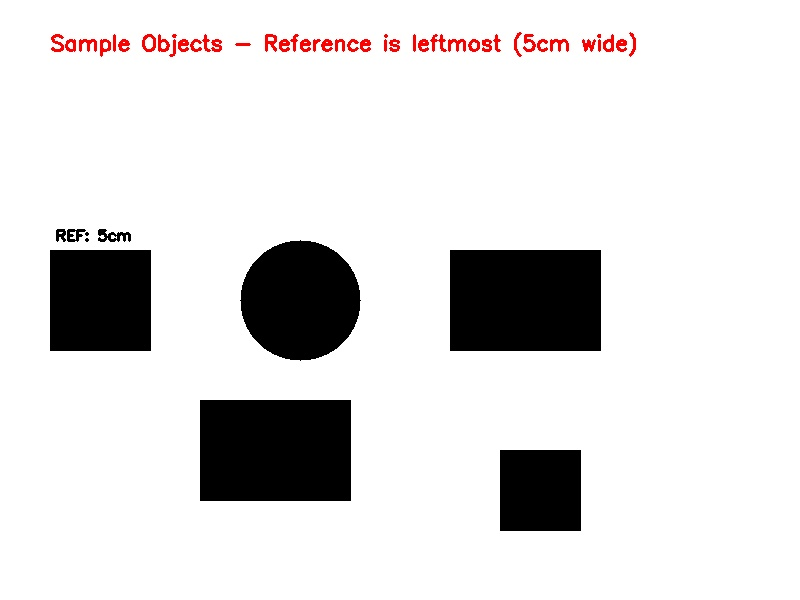
#> input picture example_objects.jpg, 800 x 600 px, given in place of test.png, which was not available
$ python size_measurement.py
#> lines starting #> are read from the running program, lines starting #| are printed output that depends on the picture; after the words box and inside, x2 and y2 are one past the last pixel; in counts of white or black regions, pixels touching at a corner belong together; pictures that were not available may be replaced by others from this repository, and a replacement may not be noted
#!/usr/bin/env python3
"""
Object Size Measurement using OpenCV
This script measures object dimensions in an image using contour detection
and reference calibration.
"""

# import the necessary packages
from scipy.spatial import distance as dist
from imutils import perspective
from imutils import contours
import numpy as np
import imutils
import cv2


# Constants
# Pixels per metric ratio - needs to be calibrated based on reference object
# This represents the number of pixels per inch in the reference setup
PIXELS_PER_METRIC = 116
# Conversion factor from inches to millimeters
INCH_TO_MM = 25.4

# Standard object size thresholds (in millimeters)
SIZE_25MM_MIN = 23.9
SIZE_25MM_MAX = 26.0
SIZE_21MM_MAX = 21.6
SIZE_17MM_MIN = 16.2
SIZE_8MM_MAX = 8.3
SIZE_8MM_MIN = 7.0

# Text display constants
TEXT_FONT = cv2.FONT_HERSHEY_SIMPLEX
TEXT_SCALE = 0.60
TEXT_COLOR = (0, 0, 220)
TEXT_THICKNESS = 1
TEXT_OFFSET_X_LEFT = -15
TEXT_OFFSET_Y_TOP = -10
TEXT_OFFSET_X_RIGHT = 10


# For finding midpoint
def midpoint(ptA, ptB):
    return ((ptA[0] + ptB[0]) * 0.5, (ptA[1] + ptB[1]) * 0.5)


def main():
    # cap = cv2.VideoCapture(0)
    cv2.namedWindow("Size Of Object", cv2.WINDOW_NORMAL)
    image = cv2.imread("test.png")
#> image is the input picture: shape (600, 800, 3); mean B, G, R 221.6, 221.6, 223.2

    if image is None:
        print("Error: Could not load image 'test.png'. Please provide a test image.")
        return

    while True:
        try:
            # ret, image = cap.read()
            # roi = image1[90:320, 200:420]
            gray = cv2.cvtColor(image, cv2.COLOR_BGR2GRAY)
            gray = cv2.GaussianBlur(gray, (7, 7), 0)
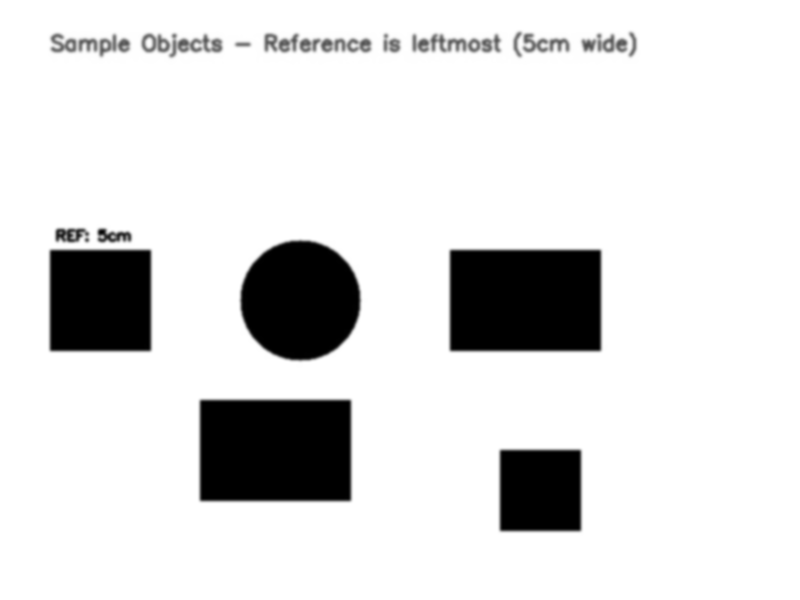
#> gray: shape (600, 800); min 0, max 255, mean 222.1
            # perform edge detection, then perform a dilation + erosion to
            # close gaps in between object edges
            edged = cv2.Canny(gray, 50, 100)
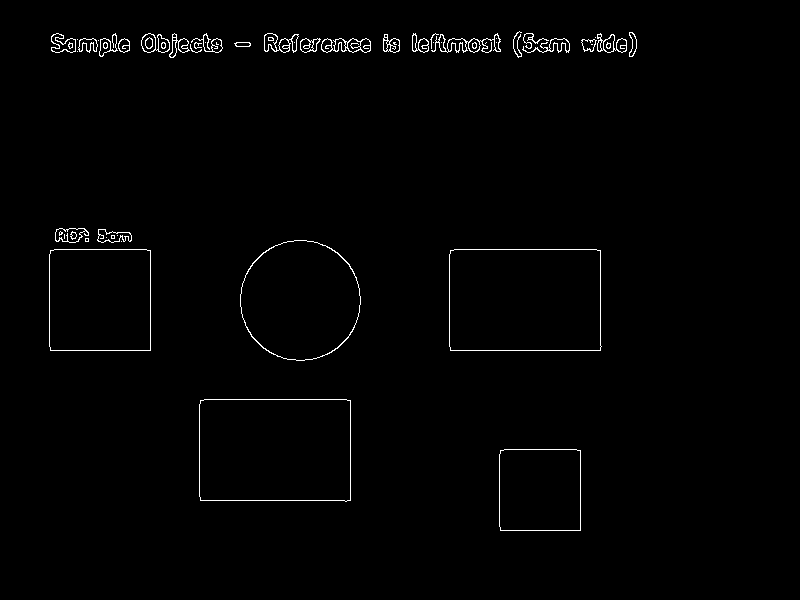
#> edged: shape (600, 800); 1.1% white in thin lines or dots, all inside (x1, y1, x2, y2) = (49, 31, 637, 531)
            edged = cv2.dilate(edged, None, iterations=1)
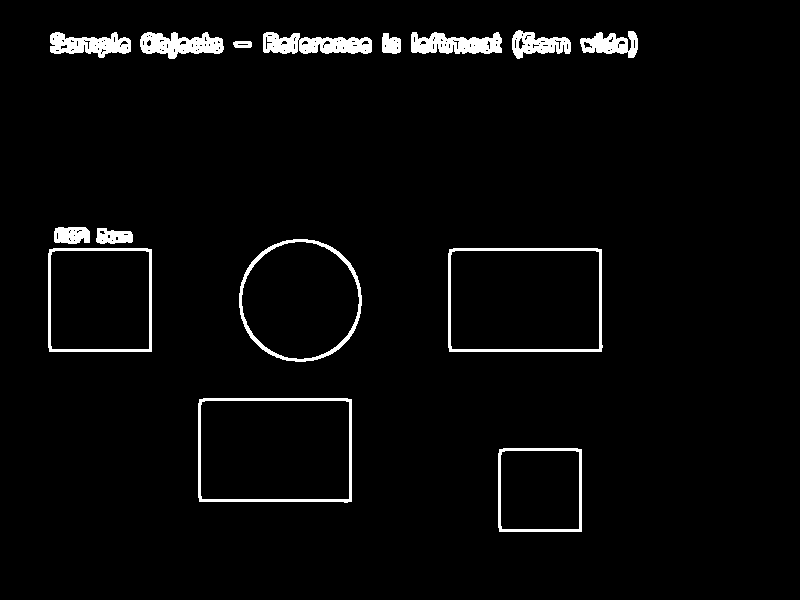
#> edged: shape (600, 800); 3.2% white; 15 white regions, largest, box (x1, y1, x2, y2) and area: (263, 32, 372, 54) 1619, (198, 398, 352, 503) 1512, (448, 248, 603, 352) 1511
            edged = cv2.erode(edged, None, iterations=1)
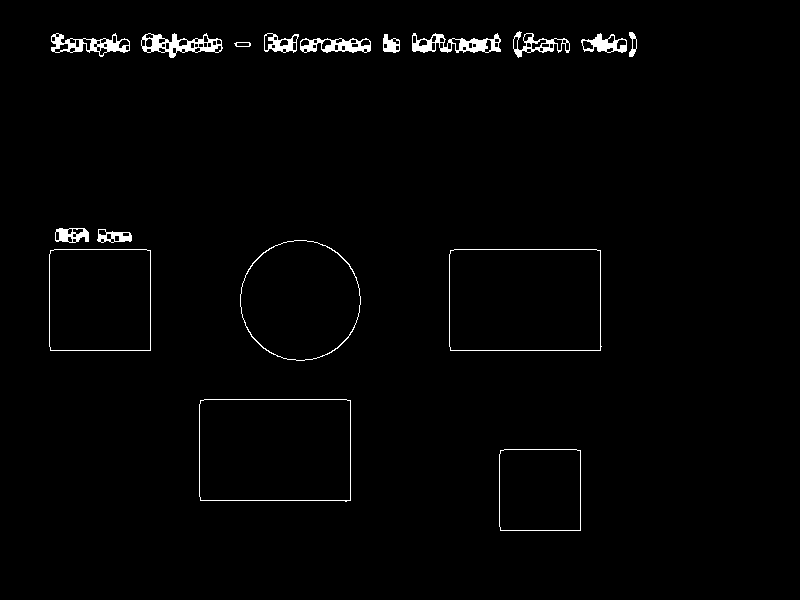
#> edged: shape (600, 800); 1.5% white; 17 white regions

            # find contours in the edge map
            cnts, hierarchy = cv2.findContours(edged.copy(), cv2.RETR_EXTERNAL,
                                    cv2.CHAIN_APPROX_SIMPLE)
#> cnts = 17 contours; largest, box (x1, y1, x2, y2) and area: (199, 399, 351, 502) 15238, (449, 249, 602, 351) 15237, (240, 240, 361, 361) 11328, (49, 249, 151, 351) 10186, (499, 449, 581, 531) 6546

            # sort the contours from left-to-right and initialize the reference object
            (cnts, _) = contours.sort_contours(cnts)
            refObj = None
            pixelsPerMetric = None

            # loop over the contours individually
            for c in cnts:
                # if the contour is not sufficiently large, ignore it
                if cv2.contourArea(c) < 100:
                    continue

                # compute the rotated bounding box of the contour
                box = cv2.minAreaRect(c)
                box = cv2.boxPoints(box)
                box = np.array(box, dtype="int")
                box = perspective.order_points(box)

                if refObj is None:
                    box1 = np.zeros(box.shape)
                    rcX = 0
                    rcY = 0
                    refObj = (box1, (rcX, rcY), PIXELS_PER_METRIC)

                # draw the contours on the image
                orig = image.copy()

                cv2.drawContours(image, [box.astype("int")], -1, (0, 255, 0), 1)
                cv2.drawContours(image, [refObj[0].astype("int")], -1, (0, 255, 0), 1)

                # Finding Height and width
                for (x, y) in box:
                    cv2.circle(orig, (int(x), int(y)), 3, (0, 0, 255), -1)

                # unpack the ordered bounding box, then compute the midpoint
                # between the top-left and top-right coordinates, followed by
                # the midpoint between bottom-left and bottom-right coordinates
                (tl, tr, br, bl) = box
                (tltrX, tltrY) = midpoint(tl, tr)
                (blbrX, blbrY) = midpoint(bl, br)

                # compute the midpoint between the top-left and top-right points,
                # followed by the midpoint between the top-righ and bottom-right
                (tlblX, tlblY) = midpoint(tl, bl)
                (trbrX, trbrY) = midpoint(tr, br)

                # draw the midpoints on the image
                cv2.circle(orig, (int(tltrX), int(tltrY)), 3, (255, 0, 0), -1)
                cv2.circle(orig, (int(blbrX), int(blbrY)), 3, (255, 0, 0), -1)
                cv2.circle(orig, (int(tlblX), int(tlblY)), 3, (255, 0, 0), -1)
                cv2.circle(orig, (int(trbrX), int(trbrY)), 3, (255, 0, 0), -1)

                # draw lines between the midpoints
                cv2.line(orig, (int(tltrX), int(tltrY)), (int(blbrX), int(blbrY)),
                         (255, 0, 255), 1)
                cv2.line(orig, (int(tlblX), int(tlblY)), (int(trbrX), int(trbrY)),
                         (255, 0, 255), 1)

                # compute the Euclidean distance between the midpoints
                dA = dist.euclidean((tltrX, tltrY), (blbrX, blbrY))
                dB = dist.euclidean((tlblX, tlblY), (trbrX, trbrY))

                # if the pixels per metric has not been initialized, then
                # compute it as the ratio of pixels to supplied metric
                if pixelsPerMetric is None:
                    pixelsPerMetric = PIXELS_PER_METRIC

                # compute the size of the object
                # Convert from pixels to inches, then to millimeters
                dimA = (dA / pixelsPerMetric) * INCH_TO_MM
                dimB = (dB / pixelsPerMetric) * INCH_TO_MM

                # Determine which standard size this object matches and display accordingly
                if SIZE_25MM_MIN <= dimA <= SIZE_25MM_MAX:
                    # 25mm x 25mm object
                    cv2.putText(orig, "{:.1f}mm".format(25),
                                (int(tltrX + TEXT_OFFSET_X_LEFT), int(tltrY + TEXT_OFFSET_Y_TOP)),
                                TEXT_FONT, TEXT_SCALE, TEXT_COLOR, TEXT_THICKNESS)
                    cv2.putText(orig, "{:.1f}mm".format(25),
                                (int(trbrX + TEXT_OFFSET_X_RIGHT), int(trbrY)),
                                TEXT_FONT, TEXT_SCALE, TEXT_COLOR, TEXT_THICKNESS)
                elif SIZE_25MM_MIN <= dimB <= SIZE_25MM_MAX:
                    # 25mm x 25mm object (alternate dimension)
                    cv2.putText(orig, "{:.1f}mm".format(25),
                                (int(tltrX + TEXT_OFFSET_X_LEFT), int(tltrY + TEXT_OFFSET_Y_TOP)),
                                TEXT_FONT, TEXT_SCALE, TEXT_COLOR, TEXT_THICKNESS)
                    cv2.putText(orig, "{:.1f}mm".format(25),
                                (int(trbrX + TEXT_OFFSET_X_RIGHT), int(trbrY)),
                                TEXT_FONT, TEXT_SCALE, TEXT_COLOR, TEXT_THICKNESS)
                elif dimA <= SIZE_21MM_MAX and dimB >= SIZE_17MM_MIN:
                    # 21mm x 17mm object
                    if dimA > dimB:
                        cv2.putText(orig, "{:.1f}mm".format(21),
                                    (int(tltrX + TEXT_OFFSET_X_LEFT), int(tltrY + TEXT_OFFSET_Y_TOP)),
                                    TEXT_FONT, TEXT_SCALE, TEXT_COLOR, TEXT_THICKNESS)
                        cv2.putText(orig, "{:.1f}mm".format(17),
                                    (int(trbrX + TEXT_OFFSET_X_RIGHT), int(trbrY)),
                                    TEXT_FONT, TEXT_SCALE, TEXT_COLOR, TEXT_THICKNESS)
                    else:
                        cv2.putText(orig, "{:.1f}mm".format(17),
                                    (int(tltrX + TEXT_OFFSET_X_LEFT), int(tltrY + TEXT_OFFSET_Y_TOP)),
                                    TEXT_FONT, TEXT_SCALE, TEXT_COLOR, TEXT_THICKNESS)
                        cv2.putText(orig, "{:.1f}mm".format(21),
                                    (int(trbrX + TEXT_OFFSET_X_RIGHT), int(trbrY)),
                                    TEXT_FONT, TEXT_SCALE, TEXT_COLOR, TEXT_THICKNESS)
                elif dimA <= SIZE_8MM_MAX and dimB >= SIZE_8MM_MIN:
                    # 8mm x 8mm object
                    cv2.putText(orig, "{:.1f}mm".format(8),
                                (int(tltrX + TEXT_OFFSET_X_LEFT), int(tltrY + TEXT_OFFSET_Y_TOP)),
                                TEXT_FONT, TEXT_SCALE, TEXT_COLOR, TEXT_THICKNESS)
                    cv2.putText(orig, "{:.1f}mm".format(8),
                                (int(trbrX + TEXT_OFFSET_X_RIGHT), int(trbrY)),
                                TEXT_FONT, TEXT_SCALE, TEXT_COLOR, TEXT_THICKNESS)
                else:
                    # Unknown size - display calculated dimensions
                    cv2.putText(orig, "{:.1f}mm".format(dimA),
                                (int(tltrX + TEXT_OFFSET_X_LEFT), int(tltrY + TEXT_OFFSET_Y_TOP)),
                                TEXT_FONT, TEXT_SCALE, TEXT_COLOR, TEXT_THICKNESS)
                    cv2.putText(orig, "{:.1f}mm".format(dimB),
                                (int(trbrX + TEXT_OFFSET_X_RIGHT), int(trbrY)),
                                TEXT_FONT, TEXT_SCALE, TEXT_COLOR, TEXT_THICKNESS)
                # show the output image

                cv2.imshow("Size Of Object", orig)
#> this loop made 17 passes
#> (rcX, rcY, refObj, tl, tr, br, bl, tltrX) on pass 1: (0, 0, ([[0, 0], [0, 0], [0, 0], [0, 0]], (0, 0), 116), [49, 249], [150, 249], [150, 350], [49, 350], 99.5)
#> (tl, tr, br, bl, tltrX, tltrY, blbrX, blbrY) on passes 2, 3, 4, 5, 6, 9: ([51, 33], [129, 33], [129, 56], [51, 56], 90, 33, 90, 56), ([55, 228], [88, 228], [88, 242], [55, 242], 71.5, 228, 71.5, 242), ([97, 229], [131, 229], [131, 242], [97, 242], 114, 229, 114, 242), ([141, 33], [222, 33], [222, 57], [141, 57], 181.5, 33, 181.5, 57), ([199, 399], [350, 399], [350, 501], [199, 501], 274.5, 399, 274.5, 501), ([264, 32], [298, 34], [297, 52], [263, 51], 281, 33, 280, 51.5)
#> pass 1, in main, `cv2.imshow("Size Of Object", orig)`:
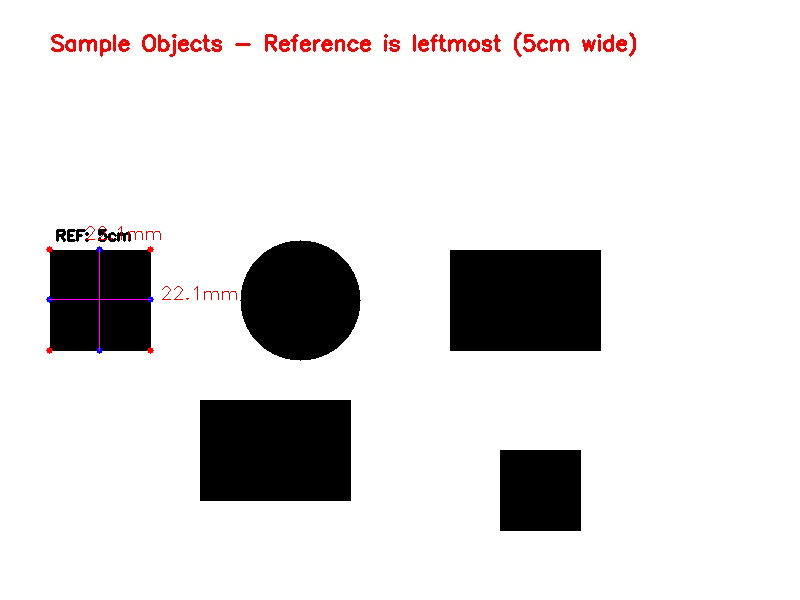
#> window 'Size Of Object': shape (600, 800, 3); mean B, G, R 221.5, 221.4, 223.3
#> pass 2, in main, `cv2.imshow("Size Of Object", orig)`:
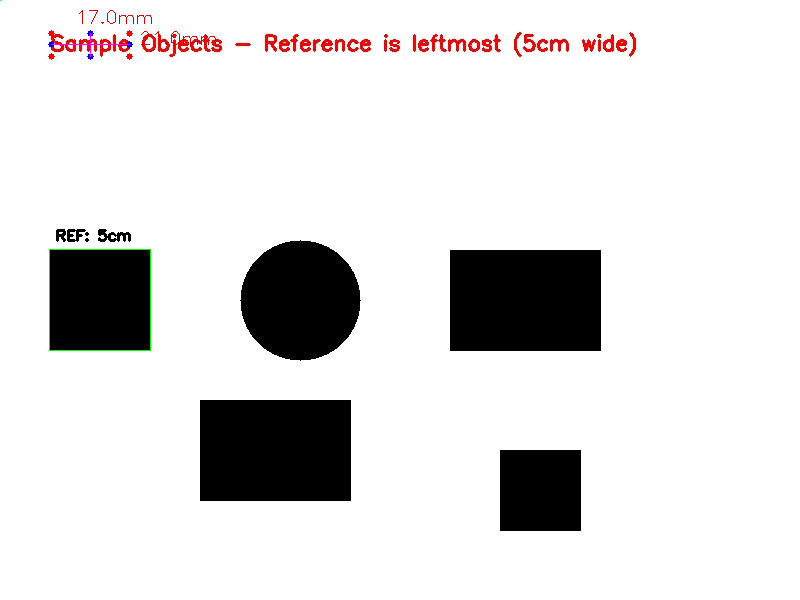
#> window 'Size Of Object': shape (600, 800, 3); mean B, G, R 221.3, 221.4, 223.1
#> after the loop:
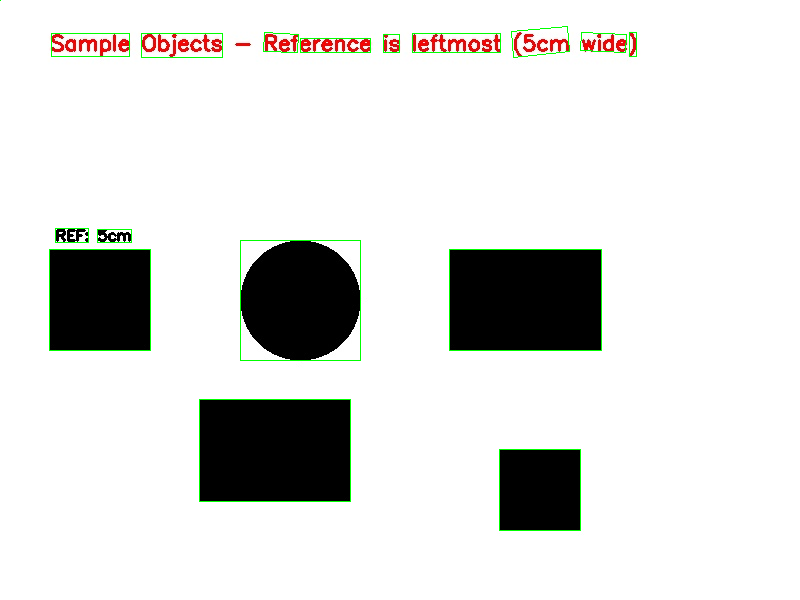
#> image: shape (600, 800, 3); 0.78% of pixels changed, all inside (x1, y1, x2, y2) = (0, 0, 637, 531)
#> after the loop, pixelsPerMetric = 116; rcX = 0; rcY = 0

            k = cv2.waitKey(2) & 0xFF
#> (key Esc is pressed here)
            if k == 27:
                break

        except Exception as e:
            print(f"Error: {e}")
            break

    # cap.release()
    cv2.destroyAllWindows()


if __name__ == "__main__":
    main()
